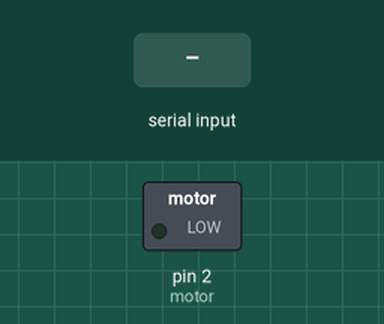
Recording of a sketch running on a simulated Arduino Uno, built with avr-gcc and run on an emulated ATmega328P. Shown: switched loads named in the sketch (green lamp = pin HIGH). The inputs (shaded band) are chosen by the test bench.

Above: at 1.2 s.
1.3 s: "1" received over Serial
At 2.2 s:
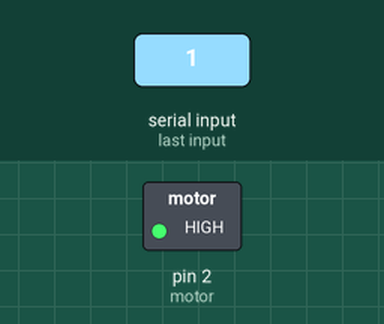
2.8 s: "0" received over Serial
At 3.4 s:
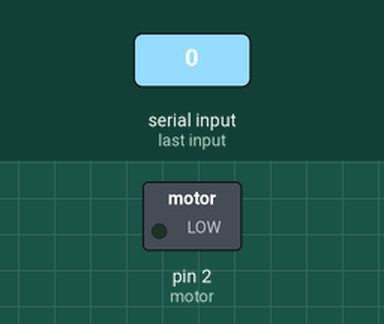
Timing chart, 0 to 5.8 s (numbered marks = the images above; inputs shaded):
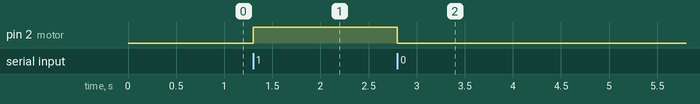

Measured:
- after the input at 1.3 s, pin 2 (motor): LOW → HIGH at once
- after the input at 2.8 s, pin 2 (motor): HIGH → LOW at once

The sketch:

working_motor_read.ino
```cpp
// C++ code
const int motor=2; // connecting with D2 pin
void setup()
{
  Serial.begin(9600); //set the baud rate of serial communication to 9600
  pinMode(motor, OUTPUT); // setting the D2 pin as Output
}

void loop()
{
  if(Serial.available()){ // checking for the available byte stream
  char byte_in= Serial.read(); // taking the byte input and changing it into character
    switch(byte_in){
      // clockwise -> red(+) black(-)
      case '0': digitalWrite(motor,LOW); // when zero is pressed the motor stops
      break;
      case '1': digitalWrite(motor,HIGH); // when one is pressed the motor starts
      break;
    }
  }
}
```
